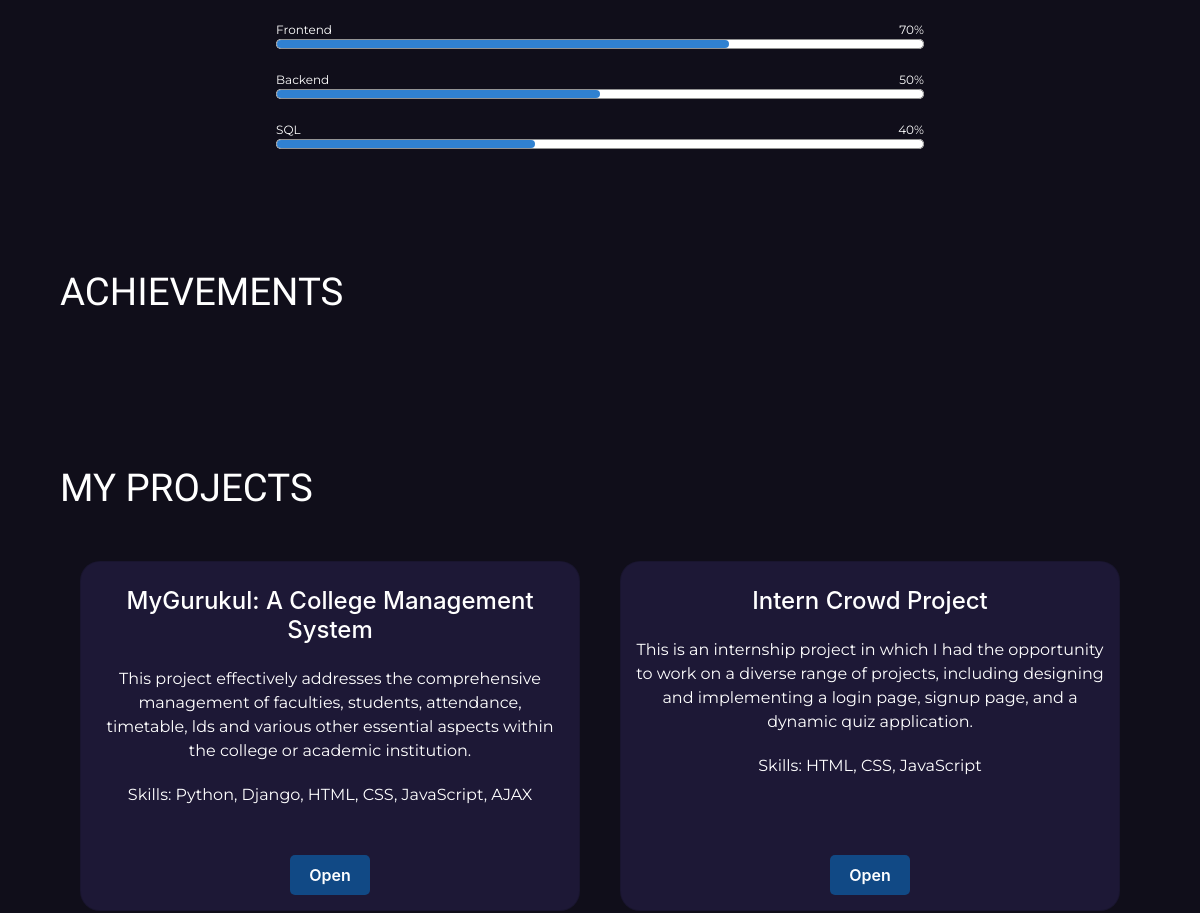
The app's page / (middle part), older data.
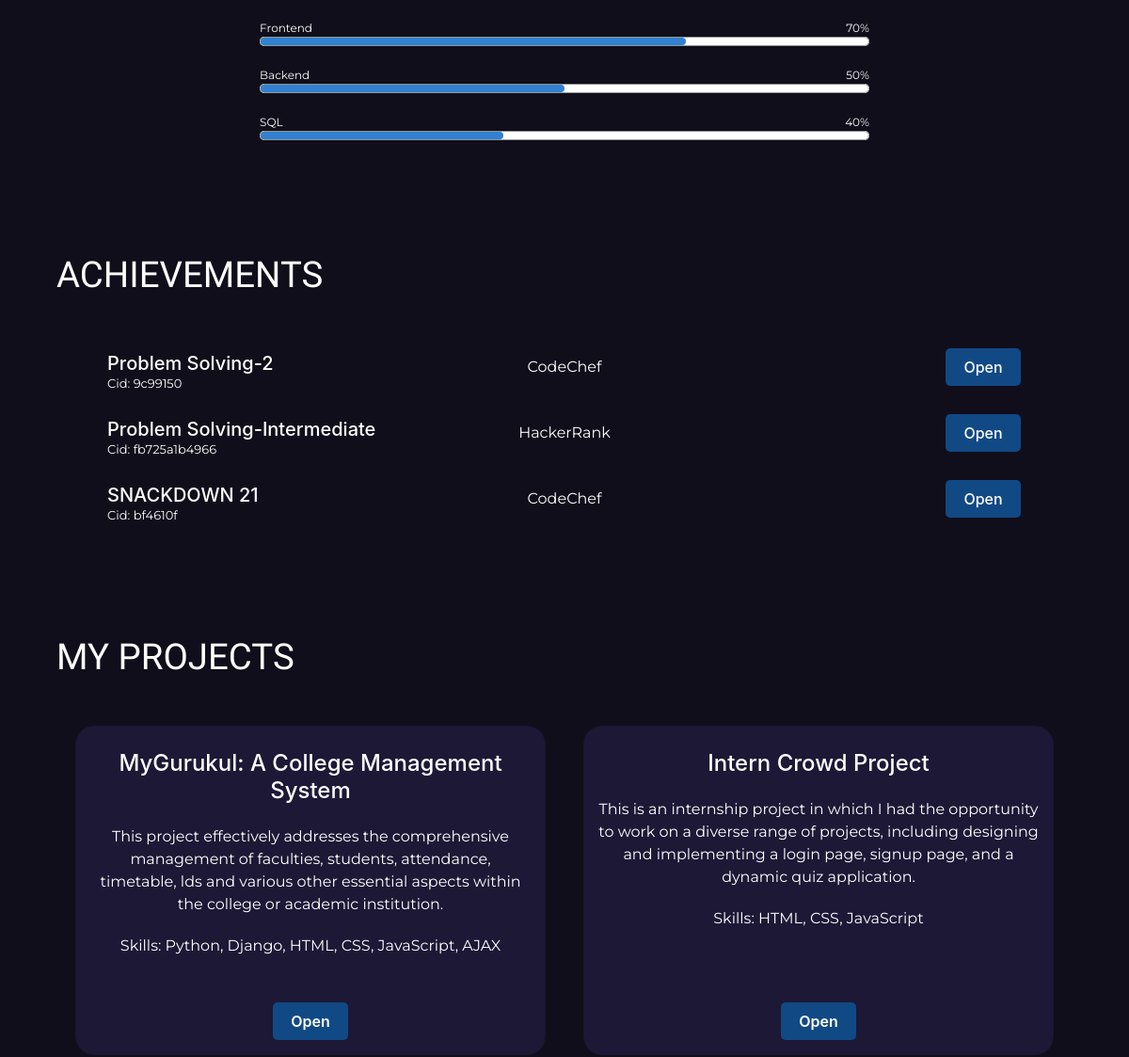
The same page, newer data.
### feeds/models.py (models this page shows, shortened)
class Skills(models.Model):
    skill = models.CharField(max_length=50, blank=True, null=True, unique=True)
    percent = models.IntegerField(blank=True, null=True)

class Projects(models.Model):
    title = models.CharField(max_length=50, blank=True, null=True)
    description = models.TextField(max_length=1000, blank=True, null=True)
    tech = models.TextField(max_length=100, blank=True, null=True)
    link = models.URLField(blank=True, null=True)

class Achievements(models.Model):
    achievement = models.CharField(max_length=250, blank=True, null=True)
    organization = models.CharField(max_length=100, blank=True, null=True)
    certificate_id = models.CharField(max_length=50, blank=True, null=True)
    date = models.DateField(max_length=50, blank=True, null=True)
    link = models.URLField(blank=True, null=True)

### feeds/views.py (the view)
# urls.py: path('', views.home_page, name = "home_page" )
def home_page(request):
    myinfo = PersonalInformation.objects.all()
    myabout = About.objects.all()
    myprojects = Projects.objects.all()
    myskills = Skills.objects.all()
    myachievements = Achievements.objects.all()
    mycontact = Contact.objects.all()
    context = {
        "info": myinfo,
        "about": myabout,
        "projects": myprojects,
        "skills": myskills,
        "achievements": myachievements,
        "contacts": mycontact,
    }
    return render(request, "home_page.html", context)

### feeds/templates/home_page.html (shortened to what this page needs)
{% load static %}
<!DOCTYPE html>
<html lang="en">
<head>
    <link rel="stylesheet" href="https://unpkg.com/aos@next/dist/aos.css" />
    <link href='https://unpkg.com/boxicons@2.1.4/css/boxicons.min.css' rel='stylesheet'>
    <link rel="stylesheet" href="https://stackpath.bootstrapcdn.com/bootstrap/4.3.1/css/bootstrap.min.css">
    <link rel="stylesheet" href="{% static 'css/main.css' %}">
</head>
<body data-aos-easing="ease" data-aos-duration="1500" data-aos-delay="0">
    <div class="about its-me " id="about">
        <div class="container skills" id="skills">
            <div>
                <div class="row9">
                    {% for skill in skills %}
                    <div class="bar-info" data-aos="fade-down-right" data-aos-delay="300">
                        <p class="p1">{{skill.skill}}</p>
                        <p class="p2">{{skill.percent}}%</p>
                        <div class="bar">
                            <div class="fill-bar" style="width: {{ skill.percent }}%;"></div>
                        </div>
                    </div>
                    {% endfor %}
                </div>
            </div>
        </div>
        <div class="container skills" id="achievements">
            <div class="title4">
                <h1>ACHIEVEMENTS</h1>
            </div>
            <div>
                {% for detail in achievements %}
                <div class="bar-info1" data-aos="fade-down-left" data-aos-delay="300">
                    <h4 class="achv">{{detail.achievement}}</h4>
                    <p class="pp1">Cid: {{detail.certificate_id}}</p>
                    <p class="pp2">{{detail.organization}}</p>
                    <a class="btn" href="{{detail.link}}" target="_blank"><button class="button1">Open</button></a>
                </div>
                {% endfor %}
            </div>
        </div>
        <div class="container skills" id="projects">
            <div class="title2">
                <h1>MY PROJECTS</h1>
            </div>
            <div class="small-container">
                <div class="row3">
                    {% for project in projects %}
                    <div class="card initial-6" data-aos="zoom-in" data-aos-delay="500">
                        <h4 class="pb-1">{{project.title}}</h4>
                        <p class="pb-1">{{project.description}}</p>
                        <p class="pb-2">Skills: {{project.tech}}</p>
                        <a href="{{project.link}}" target="_blank"><button class="btn2">Open</button></a>
                    </div>
                    {% endfor %}
                </div>
            </div>
        </div>
    </div>
</body>
</html>

### static/css/main.css (style rules this page uses)
body { background: #100e1a; overflow-x: hidden; transition: all 0.5s ease; }
a { text-decoration: none !important; }
html { scroll-behavior: smooth; scroll-padding: 10rem; transition: all 0.3s ease !important; }
.its-me { margin-top: 100px; }
.skills { padding: 50px 0; }
.row9 { display: flex; flex-wrap: wrap; }
.skills .title h1, .skills .title2 h1, .skills .title3 h1, .skills .title4 h1 { font-family: Candal, sans-serif; margin: auto; margin-bottom: 50px; color: #fff; font-size: 2.4rem; }
.bar-info { position: relative; width: 60%; height: 10px; background-color: #fff; border-radius: 20px; margin: 20px auto; display: flex; align-items: center; justify-content: center; }
.bar-info .p1 { position: absolute; font-size: 12px; left: 0; padding-bottom: 13px; color: #fff; }
.bar-info .p2 { position: absolute; font-size: 12px; padding-bottom: 13px; right: 0; color: #fff; }
.bar { width: 100%; height: 10px; background-color: #fff; border: 1px solid #939393; border-radius: 20px; position: relative; }
.fill-bar { height: 100%; background-color: #3081d1; border-radius: 20px; }
.bar-info1 { position: relative; width: 90%; height: 50px; margin: 20px auto; display: flex; align-items: center; justify-content: center; }
.bar-info1 .achv { position: absolute; color: #fff; justify-content: center; align-items: center; left: 0; font-size: 20px; }
.pp1 { position: absolute; font-size: 13px; left: 0; padding-top: 50px; color: #fff; }
.pp2 { position: absolute; font-size: 16px; color: #fff; padding-top: 15px; justify-content: center; align-items: center; }
.btn { position: absolute; justify-content: center; align-items: center; margin-bottom: 40px; right: 0; }
.button1 { position: absolute; background: #114985; width: 80px; height: 40px; border-radius: 5px; border: none; color: #fff; font-size: 16px; font-weight: 500; right: 0; transition: 0.2s; }
.row3 { display: flex; justify-content: space-around; align-items: center; flex-wrap: wrap; margin-top: 50px; }
.initial-6 { background: #1d1836; width: 500px; height: 350px; color: #fff; border-radius: 20px; padding: 15px; transition: ease 0.5s; position: relative; text-align: center; transition: all ease-in-out 0.3s; }
.pb-1 { padding-top: 10px; }
.initial-6 button { background: #114985; color: #fff; height: 40px; width: 80px; border-radius: 5px; font-weight: 600; border: none; transition: all 0.2s ease; position: absolute; bottom: 15px; left: 50%; transform: translateX(-50%); }
.title2 { font-family: Candal, sans-serif; margin: auto; color: #fff; font-size: 2.4rem; }
@media only screen and (max-width: 1300px) { .container { max-width: 90%; margin: auto; } }
@media only screen and (max-width: 1300px) { .initial-6 { margin-bottom: 20px; } }
p { font-family: Montserrat, sans-serif; }

Row changes from the older to the newer data that the page shows:
added Achievements: achievement "Problem Solving-2", certificate_id "9c99150", organization "CodeChef"
added Achievements: achievement "Problem Solving-Intermediate", certificate_id "fb725a1b4966", organization "HackerRank"
added Achievements: achievement "SNACKDOWN 21", certificate_id "bf4610f", organization "CodeChef"
